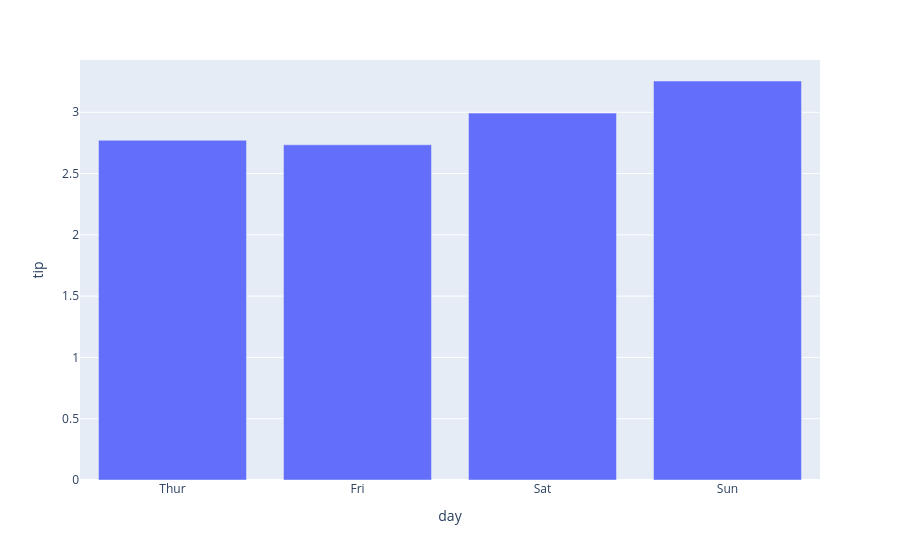

Here is the notebook cell this chart was saved with:
### Code cell
import plotly.express as px

avg_tip = tips.groupby('day')['tip'].mean().reset_index()

fig = px.bar(
    avg_tip,
    x='day',
    y='tip'
)

fig.show()

### Figure 1 — Plotly figure (JSON) as saved in the notebook; plotly's stock layout.template omitted (floating-point values rounded to 4 significant figures)
{"data": [{"alignmentgroup": "True", "hovertemplate": "day=%{x}<br>tip=%{y}<extra></extra>", "legendgroup": "", "marker": {"color": "#636efa", "pattern": {"shape": ""}}, "name": "", "offsetgroup": "", "orientation": "v", "showlegend": false, "textposition": "auto", "type": "bar", "x": ["Thur", "Fri", "Sat", "Sun"], "xaxis": "x", "y": [2.771, 2.735, 2.993, 3.255], "yaxis": "y"}], "layout": {"barmode": "relative", "legend": {"tracegroupgap": 0}, "margin": {"t": 60}, "xaxis": {"anchor": "y", "domain": [0, 1], "title": {"text": "day"}}, "yaxis": {"anchor": "x", "domain": [0, 1], "title": {"text": "tip"}}}}
